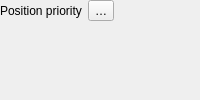
                          <widget class="QFrame" name="mPlacementCartographicFrame">
                           <layout class="QGridLayout" name="gridLayout_39" columnstretch="1,2">
                            <property name="leftMargin">
                             <number>0</number>
                            </property>
                            <property name="topMargin">
                             <number>0</number>
                            </property>
                            <property name="rightMargin">
                             <number>0</number>
                            </property>
                            <property name="bottomMargin">
                             <number>0</number>
                            </property>
                            <item row="0" column="1">
                             <layout class="QHBoxLayout" name="horizontalLayout_28">
                              <property name="rightMargin">
                               <number>0</number>
                              </property>
                              <item>
                               <widget class="QgsPropertyOverrideButton" name="mPointPositionOrderDDBtn">
                                <property name="text">
                                 <string>…</string>
                                </property>
                               </widget>
                              </item>
                              <item>
                               <spacer name="horizontalSpacer_27">
                                <property name="orientation">
                                 <enum>Qt::Horizontal</enum>
                                </property>
                                <property name="sizeHint" stdset="0">
                                 <size>
                                  <width>0</width>
                                  <height>12</height>
                                 </size>
                                </property>
                               </spacer>
                              </item>
                             </layout>
                            </item>
                            <item row="0" column="0">
                             <widget class="QLabel" name="label_20">
                              <property name="text">
                               <string>Position priority</string>
                              </property>
                             </widget>
                            </item>
                            <item row="0" column="1" rowspan="2">
                             <widget class="QFrame" name="mPlacementFixedQuadrantFrame_2">
                              <layout class="QGridLayout" name="gridLayout_11">
                               <property name="leftMargin">
                                <number>0</number>
                               </property>
                               <property name="topMargin">
                                <number>0</number>
                               </property>
                               <property name="rightMargin">
                                <number>0</number>
                               </property>
                               <property name="bottomMargin">
                                <number>0</number>
                               </property>
                               <property name="spacing">
                                <number>2</number>
                               </property>
                              </layout>
                             </widget>
                            </item>
                           </layout>
                          </widget>
